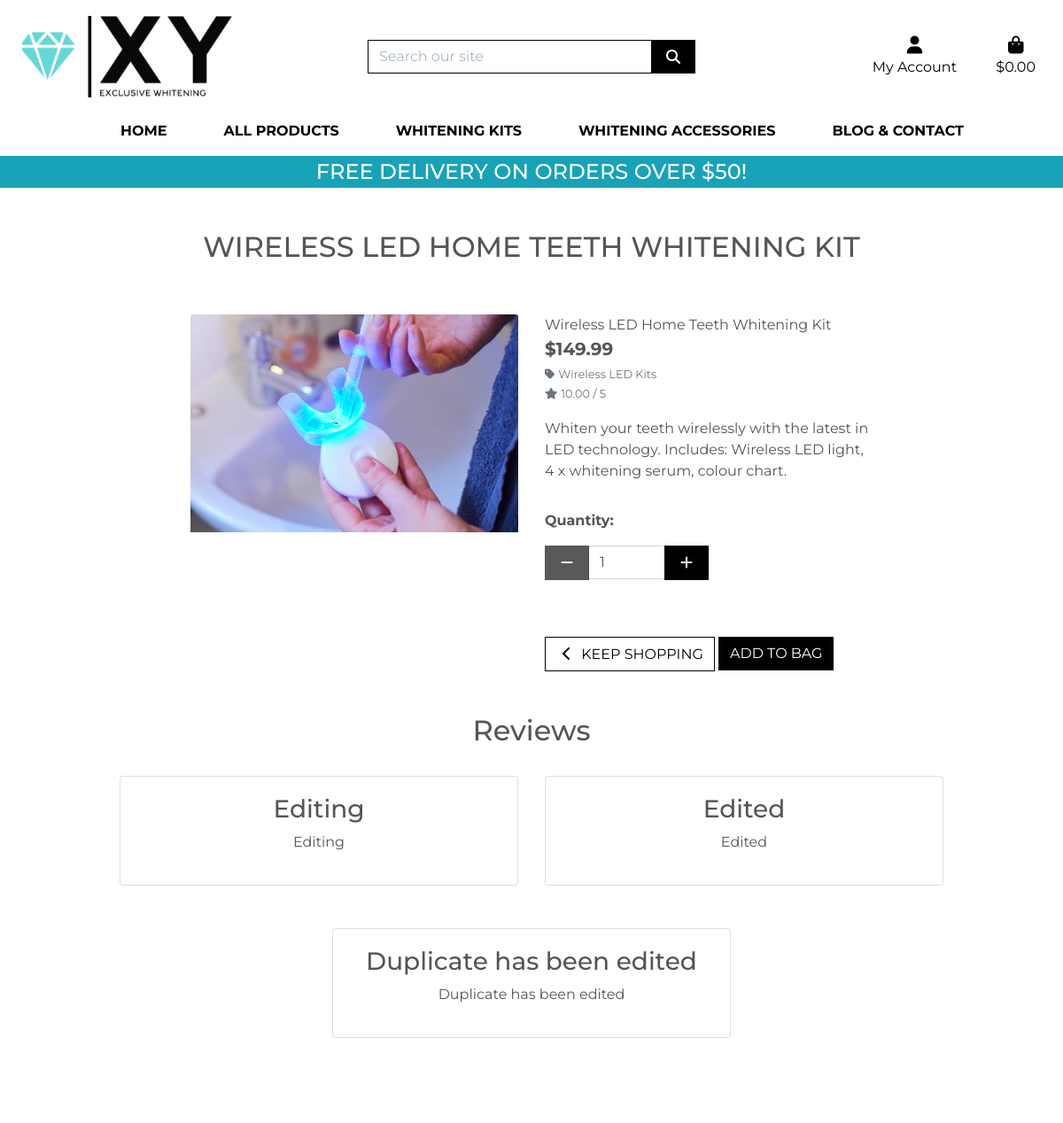
Screenshot of /products/2/ with the database file from the repository.
### products/models.py (models this page shows, shortened)
class Product(models.Model):
    category = models.ForeignKey('Category', null=True, blank=True, on_delete=models.SET_NULL)
    sku = models.CharField(max_length=254, null=True, blank=True)
    name = models.CharField(max_length=254)
    description = models.TextField()
    price = models.DecimalField(max_digits=6, decimal_places=2)
    rating = models.DecimalField(max_digits=6, decimal_places=2, null=True, blank=True)
    image_url = models.URLField(max_length=1024, null=True, blank=True)
    image = models.ImageField(null=True, blank=True)

class Category(models.Model):
    verbose_name_plural = 'Categories'
    name = models.CharField(max_length = 254)
    friendly_name = models.CharField(max_length = 254, null = True, blank = True)

class ProductReview(models.Model):
    product = models.ForeignKey(Product, related_name ='reviews', on_delete=models.CASCADE)
    user = models.ForeignKey(User, related_name ='reviews', on_delete=models.CASCADE)
    content = models.TextField(blank = True, null = True)
    title = models.CharField(max_length = 10000)

### products/views.py (the view)
# urls.py: path('<int:product_id>/', views.product_detail, name='product_detail'),
def product_detail(request, product_id):
    product = get_object_or_404(Product, pk=product_id)
    form = ProductReview
    if request.method == 'POST':
        form = ProductReviewForm(request.POST, request.FILES)
        if form.is_valid():
            form.instance.user = request.user
            form.instance.product = product
            form.save()
            messages.success(request, 'Review added!')
            context = {
            'product': product,
            'form':form,
            }
            return render(request, 'products/product_detail.html', context)
        else:
            messages.error(request, 'Failed to add review. Please ensure the form is valid.')
    else:
        form = ProductReviewForm()
    context = {
            'product': product,
            'form':form,
            }
    return render(request, 'products/product_detail.html', context)

### products/forms.py
class ProductReviewForm(forms.ModelForm):
    class Meta:
        model = ProductReview
        fields = ('title', 'content',)
    def __init__(self, *args, **kwargs):
        super().__init__(*args, **kwargs)
        placeholders = {
            'title': 'Write a snazzy title here',
            'content': 'Write your review here',
        }
        for field in self.fields:
            if field != 'country':
                if self.fields[field].required:
                    placeholder = f'{placeholders[field]} *'
                else:
                    placeholder = placeholders[field]
                self.fields[field].widget.attrs['placeholder'] = placeholder
            self.fields[field].widget.attrs['class'] = 'stripe-style-input'
            self.fields[field].label = False

### bag/contexts.py (called while the page is built, shortened)
def bag_contents(request):
    bag_items = []
    total = 0
    product_count = 0
    bag = request.session.get('bag', {})
    if total < settings.FREE_DELIVERY_THRESHOLD:
        delivery = total * Decimal(settings.STANDARD_DELIVERY_PERCENTAGE / 100)
        free_delivery_delta = settings.FREE_DELIVERY_THRESHOLD - total
    else:
        delivery = 0
        free_delivery_delta = 0
    grand_total = delivery + total
    context = {
        'bag_items': bag_items,
        'total': total,
        'product_count': product_count,
        'delivery': delivery,
        'free_delivery_delta': free_delivery_delta,
        'free_delivery_threshold': settings.FREE_DELIVERY_THRESHOLD,
        'grand_total': grand_total,
    }
    return context

### exclusive_whitening/context_processors.py (called while the page is built)
def media(request):
    return {'MEDIA_URL': settings.MEDIA_URL}

### products/templates/products/product_detail.html (shortened to what this page needs)
{% extends "base.html" %}
{% load static %}
{% load crispy_forms_tags %}
{% block content %}
<div class="overlay"></div>
<div class="container-fluid template-body">
    <h2 class="logo-font text-center mt-5">{{ product.name }}</h2>
    <div class="row">
        <div class="col-12 col-md-6 col-lg-4 offset-lg-2">
            <div class="image-container my-5">
                {% if product.image %}
                <a href="{{ product.image.url }}" target="_blank">
                    <img class="card-img-top img-fluid" src="{{ product.image.url }}" alt="{{ product.name }}">
                </a>
                {% else %}
                <a href="">
                    <img class="card-img-top img-fluid" src="{{ MEDIA_URL }}noimage.jpeg" alt="{{ product.name }}">
                </a>
                {% endif %}
            </div>
        </div>
        <div class="col-12 col-md-6 col-lg-4">
            <div class="product-details-container mb-5 mt-md-5">
                <p class="mb-0">{{ product.name }}</p>
                <p class="lead mb-0 text-left font-weight-bold">${{ product.price }}</p>
                {% if product.category %}
                <p class="small mt-1 mb-0">
                    <a class="text-muted" href="{% url 'products' %}?category={{ product.category.name }}">
                        <i class="fas fa-tag mr-1"></i>{{ product.category.friendly_name }}
                    </a>
                </p>
                {% endif %}
                {% if product.rating %}
                <small class="text-muted"><i class="fas fa-star mr-1"></i>{{ product.rating }} / 5</small>
                {% else %}
                <small class="text-muted">No Rating</small>
                {% endif %}
                <p class="mt-3">{{ product.description }}</p>
                <form class="form" action="{% url 'add_to_bag' product.id %}" method="POST">
                    <div class="form-row">
                        <div class="col-12">
                            <p class="mt-3"><strong>Quantity:</strong></p>
                            <div class="form-group w-50">
                                <div class="input-group input-group-{{ product.id }}">
                                    <div class="input-group-prepend">
                                        <button
                                            class="decrement-qty btn btn-black rounded-0 decrement-qty_{{ product.id }}"
                                            data-item_id="{{ product.id }}">
                                            <span class="icon">
                                                <i class="fas fa-minus"></i>
                                            </span>
                                        </button>
                                    </div>
                                    <input class="form-control qty_input id_qty_{{ product.id }}" type="number"
                                        name="quantity" value="1" min="1" max="99" data-item_id="{{ product.id }}">
                                    <div class="input-group-append">
                                        <button
                                            class="increment-qty btn btn-black rounded-0 increment-qty_{{ product.id }}"
                                            data-item_id="{{ product.id }}">
                                            <span class="icon">
                                                <i class="fas fa-plus"></i>
                                            </span>
                                        </button>
                                    </div>
                                </div>
                            </div>
                        </div>
                        <div class="col{% if s %}-12 mt-2{% endif %}">
                            <a href="{% url 'products' %}" class="btn btn-outline-black rounded-0 mt-5">
                                <span class="icon">
                                    <i class="fas fa-chevron-left"></i>
                                </span>
                                <span class="text-uppercase">Keep Shopping</span>
                            </a>
                            <input type="submit" class="btn btn-black rounded-0 text-uppercase mt-5" value="Add to Bag">
                        </div>
                    </div>
                </form>
            </div>
        </div>
    </div>
</div>
<div class="container">
    {% if product.reviews %}
    <div class="row mb-4">
        <h2>Reviews</h2>
    </div>
    <div class="row justify-content-center">
        {% for review in product.reviews.all %}
        <div class="col-lg-6 text-center mb-5">
            <div class="card">
                <div class="card-body">
                    <h3>{{ review.title }}</h3>
                    <p>{{ review.content }}</p>
                </div>
            </div>
        </div>
        {% endfor %}
        {% endif %}
    </div>
    <div class="row justify-content-center">
        <div class="ml-5 col-lg-8 pt-5">
        </div>
    </div>
</div>
{% endblock %}

### static/css/base.css (style rules this page uses)
html { height: 100%; }
body { color: #555; font-family: 'Montserrat', sans-serif; }
.icon { align-items: center; display: inline-flex; justify-content: center; height: 1.5rem; width: 1.5rem; }
.logo-font { text-transform: uppercase; }
.btn-black { background: black; color: white; }
.btn-outline-black { background: white; color: black !important; border: 1px solid black; }
.overlay { height: 100%; width: 100%; top: 0; left: 0; position: fixed; background: white; z-index: -1; }
@media (min-width: 1200px) { .container { max-width: 80%; } }

### rows the page displays
Product: name "WIRELESS LED HOME TEETH WHITENING KIT", image (picture), name "Wireless LED Home Teeth Whitening Kit", price "149.99", category.friendly_name "Wireless LED Kits", rating "10.00", description "Whiten your teeth wirelessly with the latest in LED technology. Includes: Wireless LED light, 4 x whitening serum, colour chart."
ProductReview: title "Editing", content "Editing"
ProductReview: title "Edited", content "Edited"
ProductReview: title "Duplicate has been edited", content "Duplicate has been edited"

### other values shown
{{ free_delivery_threshold }} "50"
